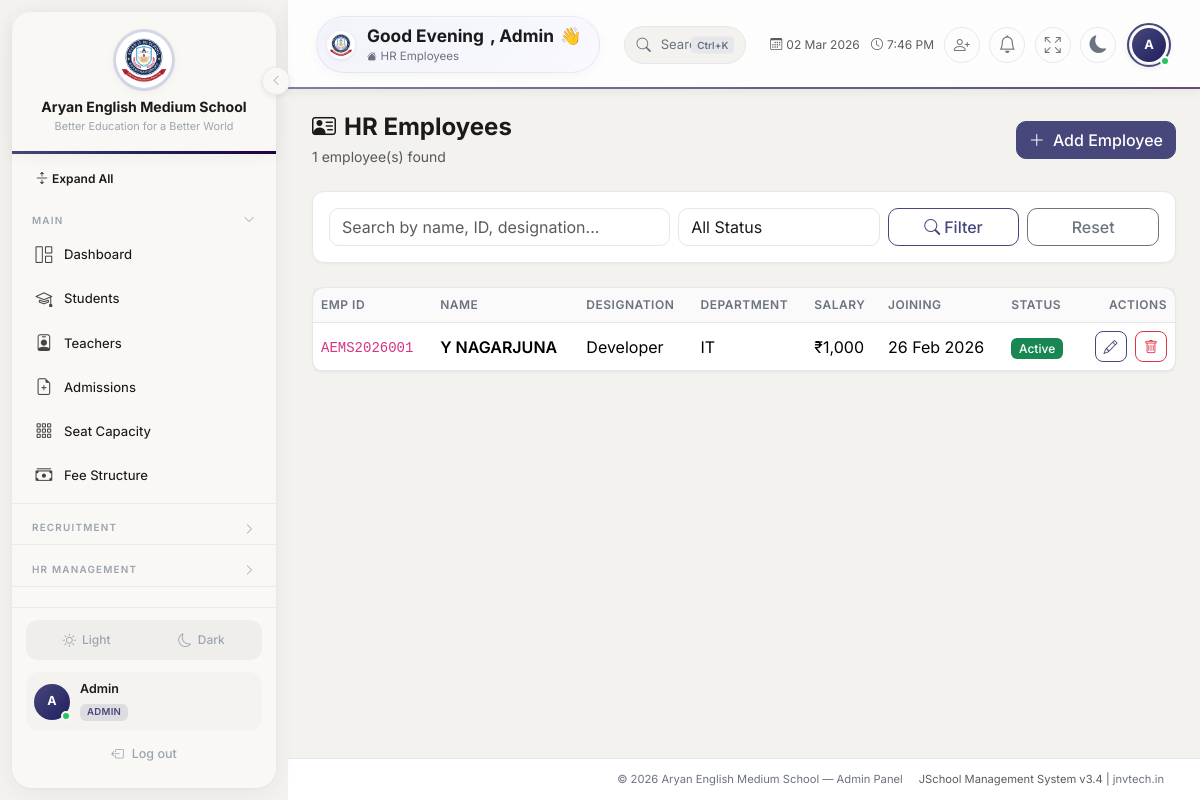
Page /admin/hr/employees.php (signed in) on the committed database.
### tables this page shows
CREATE TABLE `hr_employees` (
  `id` int(11) NOT NULL AUTO_INCREMENT,
  `employee_id` varchar(20) NOT NULL,
  `name` varchar(100) NOT NULL,
  `designation` varchar(100) DEFAULT NULL,
  `department` varchar(100) DEFAULT NULL,
  `email` varchar(150) DEFAULT NULL,
  `phone` varchar(20) DEFAULT NULL,
  `date_of_joining` date DEFAULT NULL,
  `salary` decimal(12,2) DEFAULT 0.00,
  `probation_months` int(11) DEFAULT 6,
  `reporting_to` varchar(100) DEFAULT NULL,
  `status` enum('active','resigned','terminated') DEFAULT 'active',
  `created_at` timestamp NOT NULL DEFAULT current_timestamp(),
  PRIMARY KEY (`id`),
  UNIQUE KEY `employee_id` (`employee_id`)
);

### includes/auth.php (called while the page is built, shortened)
<?php
function csrfToken(): string {
    return $_SESSION['csrf_token'];
}
function e(mixed $val): string {
    return htmlspecialchars((string)$val, ENT_QUOTES, 'UTF-8');
}

### admin/hr/employees.php (the view, shortened to what this page needs)
<?php
require_once __DIR__ . '/../../includes/auth.php';
$db = getDB();
$search = trim($_GET['search'] ?? '');
$where = '1=1';
$params = [];
$employees = $db->prepare("SELECT * FROM hr_employees WHERE $where ORDER BY name ASC");
$employees->execute($params);
$employees = $employees->fetchAll(PDO::FETCH_ASSOC);
require_once __DIR__ . '/../../includes/header.php';
?>
<div class="d-flex justify-content-between align-items-center mb-4">
    <div>
        <h4 class="fw-bold mb-1"><i class="bi bi-person-vcard me-2"></i>HR Employees</h4>
        <p class="text-muted small mb-0"><?= count($employees) ?> employee(s) found</p>
    </div>
    <button class="btn btn-primary" data-bs-toggle="modal" data-bs-target="#empModal" onclick="resetForm()">
        <i class="bi bi-plus-lg me-1"></i> Add Employee
    </button>
</div>
<div class="card mb-4" style="background:var(--bg-card);border:1px solid var(--border-color);border-radius:12px;">
    <div class="card-body py-3">
        <form method="GET" class="row g-2 align-items-end">
            <div class="col-md-5">
                <input type="text" name="search" class="form-control" placeholder="Search by name, ID, designation..." value="<?= e($search) ?>">
            </div>
            <div class="col-md-3">
                <select name="status" class="form-select">
                    <option value="">All Status</option>
                </select>
            </div>
            <div class="col-md-2">
                <button type="submit" class="btn btn-outline-primary w-100"><i class="bi bi-search me-1"></i>Filter</button>
            </div>
            <div class="col-md-2">
                <a href="/admin/hr/employees.php" class="btn btn-outline-secondary w-100">Reset</a>
            </div>
        </form>
    </div>
</div>
<div class="card" style="background:var(--bg-card);border:1px solid var(--border-color);border-radius:12px;">
    <div class="table-responsive">
        <table class="table table-hover mb-0 align-middle">
            <thead>
                <tr>
                    <th>Emp ID</th>
                    <th>Name</th>
                    <th>Designation</th>
                    <th>Department</th>
                    <th>Salary</th>
                    <th>Joining</th>
                    <th>Status</th>
                    <th class="text-end">Actions</th>
                </tr>
            </thead>
            <tbody>
                <?php if (empty($employees)): ?>
                <tr><td colspan="8" class="text-center text-muted py-4">No employees found.</td></tr>
                <?php else: foreach ($employees as $emp): ?>
                <tr>
                    <td><code><?= e($emp['employee_id']) ?></code></td>
                    <td class="fw-semibold"><?= e($emp['name']) ?></td>
                    <td><?= e($emp['designation'] ?: '—') ?></td>
                    <td><?= e($emp['department'] ?: '—') ?></td>
                    <td>₹<?= number_format($emp['salary'], 0) ?></td>
                    <td><?= $emp['date_of_joining'] ? date('d M Y', strtotime($emp['date_of_joining'])) : '—' ?></td>
                    <td>
                        <?php
                        $statusColors = ['active' => 'success', 'resigned' => 'warning', 'terminated' => 'danger'];
                        $sc = $statusColors[$emp['status']] ?? 'secondary';
                        ?>
                        <span class="badge bg-<?= $sc ?>"><?= ucfirst($emp['status']) ?></span>
                    </td>
                    <td class="text-end">
                        <button class="btn btn-sm btn-outline-primary me-1" onclick='editEmployee(<?= json_encode($emp) ?>)' title="Edit">
                            <i class="bi bi-pencil"></i>
                        </button>
                        <a href="/admin/hr/employees.php?delete=<?= $emp['id'] ?>&csrf_token=<?= csrfToken() ?>" class="btn btn-sm btn-outline-danger" onclick="return confirm('Delete <?= e($emp['name']) ?>?')" title="Delete">
                            <i class="bi bi-trash"></i>
                        </a>
                    </td>
                </tr>
                <?php endforeach; endif; ?>
            </tbody>
        </table>
    </div>
</div>
<?php require_once __DIR__ . '/../../includes/footer.php'; ?>

### rows in the picture
hr_employees: employee "AEMS2026001", name "Y NAGARJUNA", designation "Developer", department "IT", salary "1,000", date_of_joining "26 Feb 2026", status "Active"

### other values in the picture
$schoolName "Aryan English Medium School"
$schoolTagline "Better Education for a Better World"
$_userInitials "A"
$_userName "Admin"
$_roleLabel "ADMIN"
explode(' ', $_userName)[0] "Admin"
$pageTitle "HR Employees"
count($employees) "1"
$_footerSchoolName "Aryan English Medium School"
